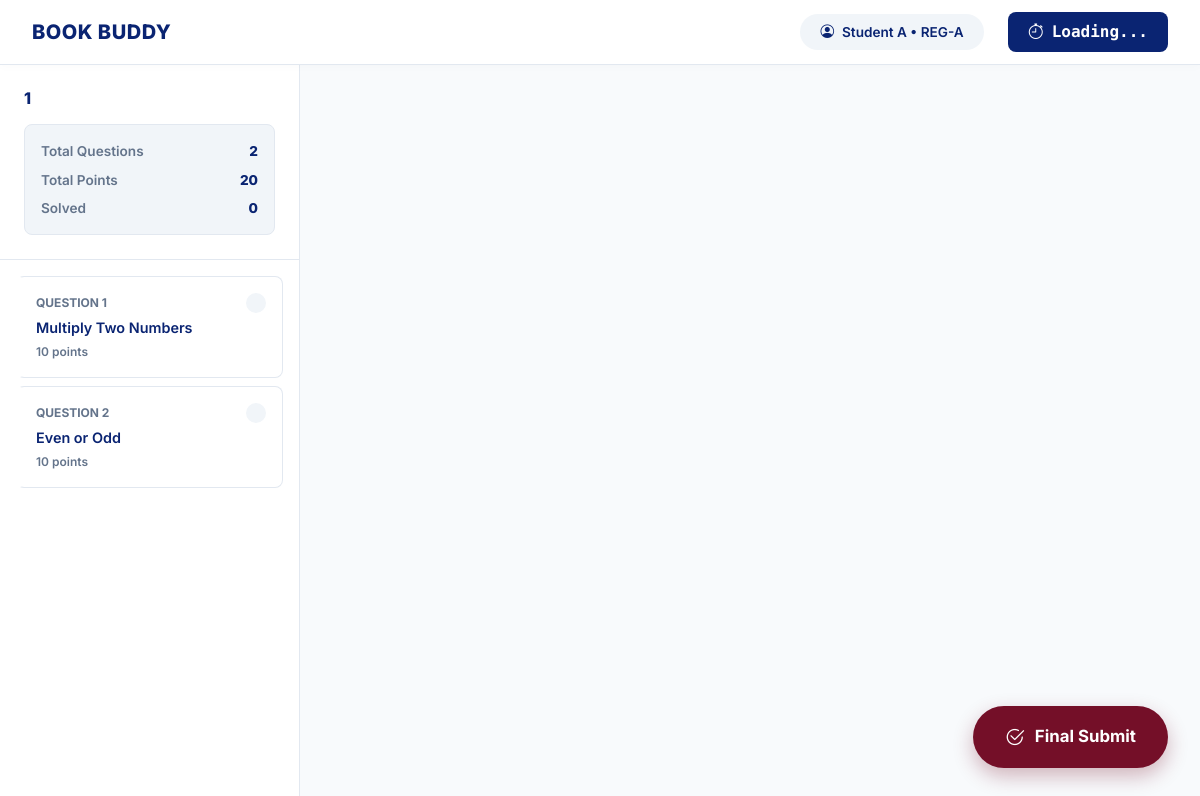
Screenshot of /take-test/1 (signed in) with the database file from the repository.
### app.py (models this page shows, shortened)
class Student(UserMixin, db.Model):
    id = db.Column(db.Integer, primary_key=True)
    name = db.Column(db.String(50))
    register = db.Column(db.String(50)) # String prevents postgres crashing on alphanumeric IDs
    username = db.Column(db.String(15), unique=True)
    set_password = db.Column(db.String(100))
    verify_password = db.Column(db.String(100))
    department = db.Column(db.String(100))
    batch = db.Column(db.String(100))
    collage = db.Column(db.String(100))
    phone_no = db.Column(db.String(100))
    email = db.Column(db.String(60))
    approval = db.Column(db.Boolean, default=False)
    attend = db.Column(db.Boolean, default=False)

class Testmaintain(db.Model):
    __tablename__ = 'test_maintain'
    id = db.Column(db.Integer, primary_key=True)
    test_title = db.Column(db.String(50))
    date = db.Column(db.Date)
    start_time = db.Column(db.DateTime)
    end_time = db.Column(db.DateTime)
    status = db.Column(db.String(20), default='draft')
    total_points = db.Column(db.Integer, default=0)
    question_id = db.Column(db.Integer, db.ForeignKey('question.id'), nullable=False)

class Question(db.Model):
    id = db.Column(db.Integer, primary_key=True)
    question_id = db.Column(db.String(20))
    title = db.Column(db.String(200))
    description = db.Column(db.Text)
    input_format = db.Column(db.Text)
    output_format = db.Column(db.Text)
    constraints = db.Column(db.Text)
    explanation = db.Column(db.Text)
    difficulty = db.Column(db.String(20))
    test_cases = db.relationship('TestCase', backref='question', lazy=True, cascade='all, delete-orphan')

### app.py (the view)
@app.route('/take-test/<string:title>')
@login_required
def take_test(title):
    test_entries = Testmaintain.query.filter_by(test_title=title).all()
    if not test_entries: return redirect(url_for('student_test', id=current_user.id))
    test = test_entries[0]
    now = ist_now()
    is_live = False
    if test.start_time and test.end_time and test.start_time <= now <= test.end_time:
        is_live = True
    if is_live:
        res = TestResult.query.filter_by(test_id=test.id, student_id=current_user.id).first()
        if not res:
            db.session.add(TestResult(student_id=current_user.id, test_id=test.id, status='in_progress', entry_time=ist_now()))
            db.session.commit()
    questions = Question.query.filter(Question.id.in_([e.question_id for e in test_entries])).all()
    return render_template('take_test.html', test=test, questions=questions, student=current_user)

### app.py (called while the page is built)
def ist_now():
    return datetime.now(IST_TZ).replace(tzinfo=None)

@app.context_processor
def inject_now():
    return {'now': ist_now()}

@login_manager.user_loader
def load_user(user_id):
    student = Student.query.get(int(user_id))
    if student:
        return student
    return User.query.get(int(user_id))

### templates/take_test.html (shortened to what this page needs)
<!DOCTYPE html>
<html lang="en">
<head>
    <link href="https://cdn.jsdelivr.net/npm/bootstrap@5.3.0/dist/css/bootstrap.min.css" rel="stylesheet">
    <link rel="stylesheet" href="https://cdn.jsdelivr.net/npm/bootstrap-icons@1.11.1/font/bootstrap-icons.css">
</head>
<body>
    <nav class="top-nav">
        <div class="brand-wrapper">
            <h2 class="brand-name d-none d-sm-block">BOOK BUDDY</h2>
        </div>
        <div class="test-info">
            <div class="student-chip d-none d-md-flex">
                <i class="bi bi-person-circle"></i> {{ student.name }} • {{ student.register }}
            </div>
            <div class="timer" id="timer">
                <i class="bi bi-stopwatch"></i> Loading...
            </div>
        </div>
    </nav>
    <div class="test-wrapper">
        <aside class="question-nav">
            <div class="nav-header">
                <h3>{{ test.test_title }}</h3>
                <div class="progress-stats">
                    <div class="stat-item">
                        <span>Total Questions</span>
                        <span class="stat-value">{{ questions|length }}</span>
                    </div>
                    <div class="stat-item">
                        <span>Total Points</span>
                        <span class="stat-value">{{ questions|length * 10 }}</span>
                    </div>
                    <div class="stat-item">
                        <span>Solved</span>
                        <span class="stat-value" id="solved-count">0</span>
                    </div>
                </div>
            </div>
            <div class="question-list">
                {% for question in questions %}
                <div class="nav-question" onclick="switchQuestion({{ question.id }})" id="nav-{{ question.id }}">
                    <div class="q-meta">
                        <span class="q-number">Question {{ loop.index }}</span>
                        <span class="q-status" id="status-{{ question.id }}"></span>
                    </div>
                    <div class="q-title" title="{{ question.title }}">{{ question.title }}</div>
                    <div class="q-points">10 points</div>
                </div>
                {% endfor %}
            </div>
        </aside>
        <main class="main-content">
        </main>
    </div>
    <button class="submit-test-btn" onclick="confirmSubmitTest()" id="submitTestBtn">
        <i class="bi bi-check2-circle fs-5"></i> Final Submit
    </button>
</body>
</html>

### templates/take_test.html (style rules this page uses)
:root { --brand-navy: #0A2472; --brand-crimson: #740f28; --brand-white: #ffffff; --bg-light: #f8fafc; --text-main: #334155; --text-muted: #64748b; --border-color: #e2e8f0; --success-color: #10b981; --warning-color: #f59e0b; --danger-color: #ef4444; }
* { margin: 0; padding: 0; box-sizing: border-box; }
body { font-family: 'Inter', sans-serif; background: var(--bg-light); color: var(--text-main); height: 100vh; overflow: hidden; display: flex; flex-direction: column; }
.top-nav { background: var(--brand-white); border-bottom: 1px solid var(--border-color); padding: 0.75rem 2rem; display: flex; justify-content: space-between; align-items: center; box-shadow: 0 2px 10px rgba(0,0,0,0.02); z-index: 100; flex-shrink: 0; }
.brand-wrapper { display: flex; align-items: center; gap: 12px; }
.brand-name { margin: 0; font-size: 1.25rem; font-weight: 800; color: var(--brand-navy); letter-spacing: 0.5px; }
.test-info { display: flex; gap: 1.5rem; align-items: center; }
.student-chip { background: #f1f5f9; color: var(--brand-navy); padding: 0.5rem 1.25rem; border-radius: 100px; font-size: 0.85rem; font-weight: 600; display: flex; align-items: center; gap: 8px; }
.timer { background: var(--brand-navy); color: white; padding: 0.5rem 1.25rem; border-radius: 8px; font-weight: 700; font-family: 'Fira Code', monospace; font-size: 1rem; display: flex; align-items: center; gap: 8px; transition: all 0.3s; }
.test-wrapper { display: flex; flex: 1; overflow: hidden; }
.question-nav { width: 300px; background: var(--brand-white); border-right: 1px solid var(--border-color); display: flex; flex-direction: column; z-index: 10; flex-shrink: 0; overflow-y: auto; }
.nav-header { padding: 1.5rem; border-bottom: 1px solid var(--border-color); }
.nav-header h3 { font-size: 1rem; font-weight: 800; color: var(--brand-navy); margin-bottom: 1rem; text-transform: uppercase; }
.progress-stats { background: #f1f5f9; padding: 1rem; border-radius: 8px; border: 1px solid #e2e8f0; }
.stat-item { display: flex; justify-content: space-between; font-size: 0.85rem; margin-bottom: 0.5rem; font-weight: 600; color: var(--text-muted); }
.stat-item:last-child { margin-bottom: 0; }
.stat-value { font-weight: 800; color: var(--brand-navy); }
.question-list { padding: 1rem; display: flex; flex-direction: column; gap: 0.5rem; }
.nav-question { padding: 1rem; background: var(--brand-white); border: 1px solid var(--border-color); border-radius: 8px; cursor: pointer; transition: all 0.2s; border-left: 4px solid transparent; }
.q-meta { display: flex; justify-content: space-between; align-items: center; margin-bottom: 0.25rem; }
.q-number { font-weight: 700; font-size: 0.75rem; color: var(--text-muted); text-transform: uppercase; }
.q-status { width: 20px; height: 20px; border-radius: 50%; background: #f1f5f9; display: flex; align-items: center; justify-content: center; font-size: 0.7rem; color: white; transition: all 0.3s; }
.q-title { font-weight: 600; font-size: 0.9rem; margin-bottom: 0.25rem; color: var(--brand-navy); white-space: nowrap; overflow: hidden; text-overflow: ellipsis; }
.q-points { font-size: 0.75rem; color: var(--text-muted); font-weight: 600; }
.main-content { flex: 1; overflow-y: auto; padding: 2rem; background: var(--bg-light); }
.submit-test-btn { position: fixed; bottom: 2rem; right: 2rem; background-color: var(--brand-crimson); color: var(--brand-white); padding: 1rem 2rem; border: none; border-radius: 100px; font-weight: 700; font-size: 1.05rem; cursor: pointer; box-shadow: 0 8px 20px rgba(116, 15, 40, 0.3); transition: all 0.3s; z-index: 1000; display: flex; align-items: center; gap: 10px; }

### rows the page displays
Student: name "Student A", register "REG-A"
Testmaintain: test_title "1"
Question: title "Multiply Two Numbers"
Question: title "Even or Odd"

### other values shown
{{ questions|length }} "2"
{{ questions|length * 10 }} "20"
